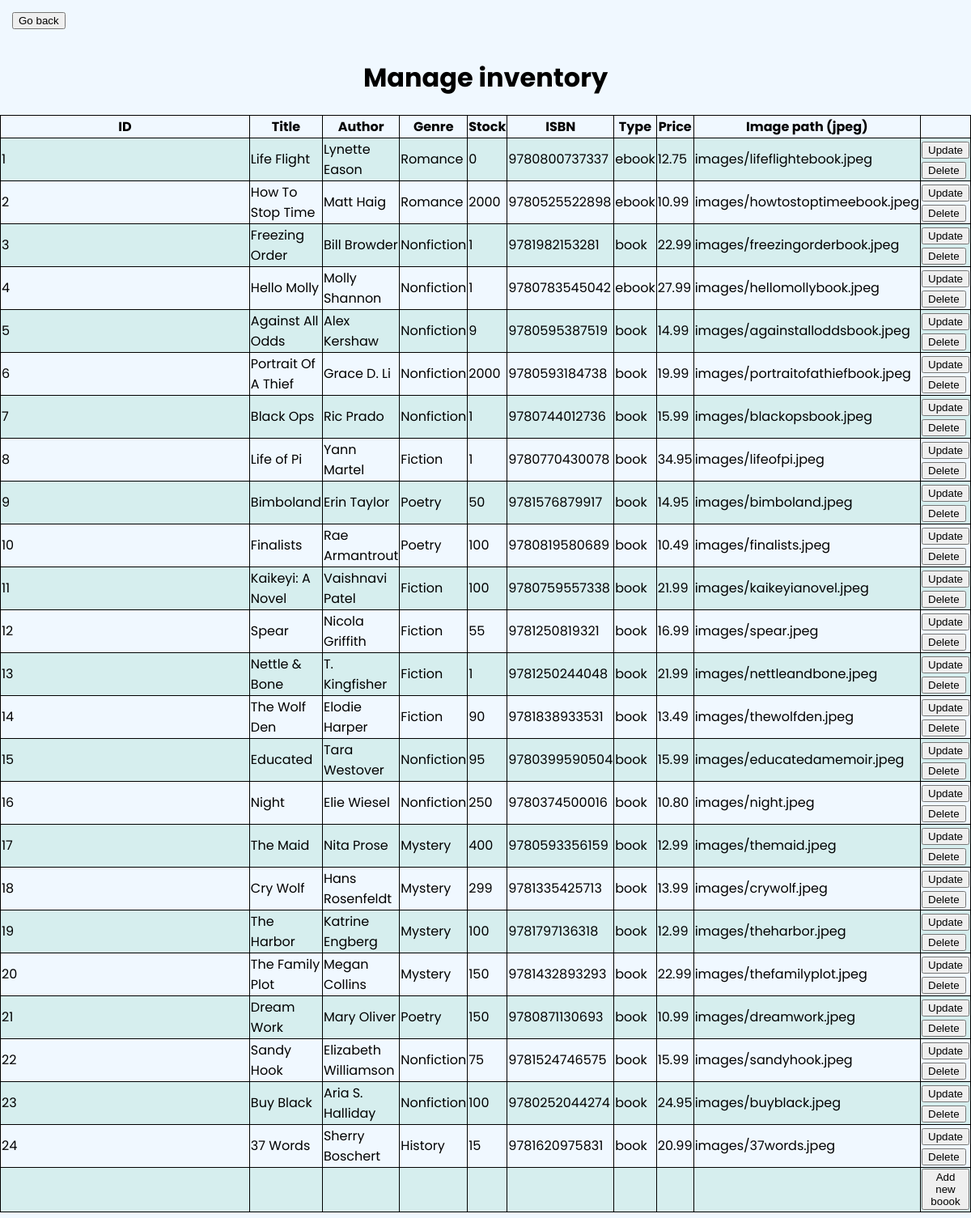
/manageInventory.php (signed in), run on an earlier commit of the app's database.
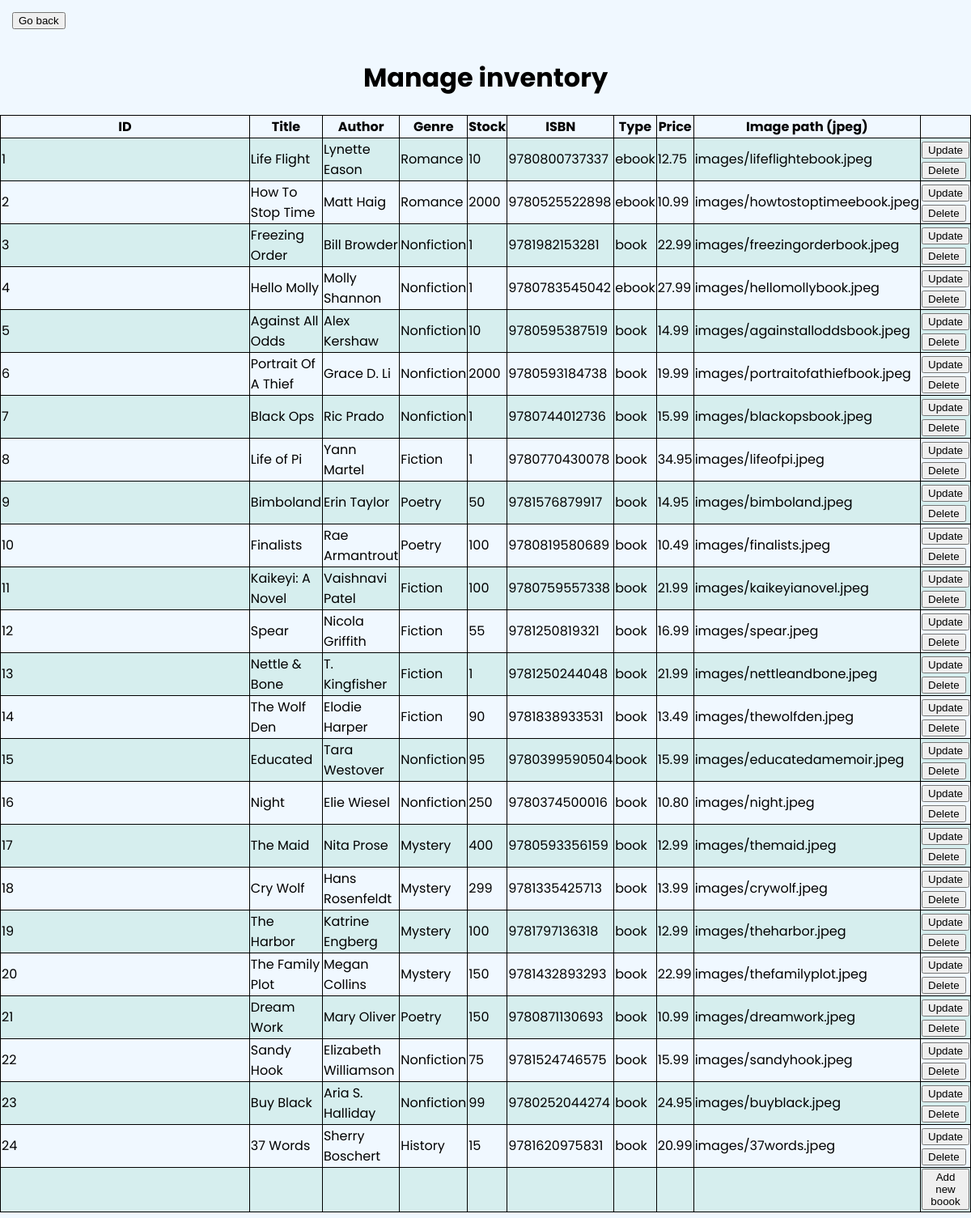
And on a later commit of the database.
### tables this page shows
CREATE TABLE `products` (
  `productID` int(11) NOT NULL,
  `categoryID` int(11) DEFAULT NULL,
  `productCode` varchar(10) DEFAULT NULL,
  `productName` varchar(255) DEFAULT NULL,
  `author` varchar(100) NOT NULL,
  `ISBN` text NOT NULL,
  `listPrice` decimal(10,2) DEFAULT NULL,
  `stock` int(11) NOT NULL,
  `genre` varchar(100) NOT NULL,
  `isBestSeller` int(11) NOT NULL,
  `imagePath` varchar(100) NOT NULL,
  `inCart` tinyint(1) NOT NULL
);

### manageInventory.php (the view, shortened to what this page needs)
<?php
	include("connection.php");
    $queryProducts = 'SELECT * FROM products WHERE categoryID = 2';
    $products = mysqli_query($con, $queryProducts);
?>
<!doctype HTML>
<html lang="english">
<head>
	<link rel="stylesheet" href="css/account.css">
	<link rel="stylesheet" href="css/manageInventory.css">
	<button onclick="location.href='vendor.php'" style="margin: 15px;">Go back</button>
	<center>
		<h1>Manage inventory</h1>
	</center>
</head>
<body>
	<div style="display:inline-block">
		<center>
			<table>
				<tr>
					<th>ID</th>
					<th>Title</th>
					<th>Author</th>
					<th>Genre</th>
					<th>Stock</th>
					<th>ISBN</th>
					<th>Type</th>
					<th>Price</th>
					<th>Image path (jpeg)</th>
					<th></th>
				</tr>
				<?php foreach ($products as $product) : ?>
				<tr>
					<td id="id<?php echo $product['productID']?>">
						<?php echo $product['productID']?>
					</td>
					<td id="title<?php echo $product['productID']?>">
						<?php echo $product['productName'] ?>
					</td>
					<td id="author<?php echo $product['productID']?>"><?php echo $product['author'] ?>
					</td>
					<td id="genre<?php echo $product['productID']?>"><?php echo $product['genre'] ?>
					</td>
					<td id="stock<?php echo $product['productID']?>"><?php echo $product['stock'] ?>
					</td>
					<td id="isbn<?php echo $product['productID']?>"><?php echo $product['ISBN'] ?>
					</td>
					<td id="type<?php echo $product['productID']?>">
						<?php echo $product['productCode'] ?>
					</td>
					<td id="price<?php echo $product['productID']?>">
						<?php echo $product['listPrice'] ?>
					</td>
					<td id="img<?php echo $product['productID']?>"><?php echo $product['imagePath'] ?>
					</td>
					<td id="buttons<?php echo $product['productID']?>">
						<button id="save<?php echo $product['productID']?>"
							onclick="location.href='updateItem.php?id=<?php echo $product['productID'] ?>'">Update
						</button> <button id="delete<?php echo $product['productID']?>"
							onclick="location.href='deleteItem.php?id=<?php echo $product['productID'] ?>'">Delete</button>
					</td>
				</tr>
				<?php endforeach?>
				<tr>
					<td></td>
					<td></td>
					<td></td>
					<td></td>
					<td></td>
					<td></td>
					<td></td>
					<td></td>
					<td></td>
					<td><button onclick="location.href='addItem.php'">Add new boook</button></td>
				</tr>
			</table>
		</center>
	</div>
</body>
</html>

### css/account.css (style rules this page uses)
body { margin: 0px; padding: 0px; font-family: poppins; background-color: aliceblue; }
* { box-sizing: border-box; }
table, th, td { border: 1px solid black; border-collapse: collapse; width: 100%; }
tr:nth-child(even) { background-color: #d6eeee; }
tr { border-bottom: 1px solid #ddd; }

### css/manageInventory.css (style rules this page uses)
table, th, td { border: 1px solid black; border-collapse: collapse; width: 100%; }
tr:nth-child(even) { background-color: #D6EEEE; }
tr { border-bottom: 1px solid #ddd; }

What changed in the data, as far as the page shows it:
changed products "Life Flight": stock "0" → "10"
changed products "Against All Odds": stock "9" → "10"
changed products "Buy Black": stock "100" → "99"
